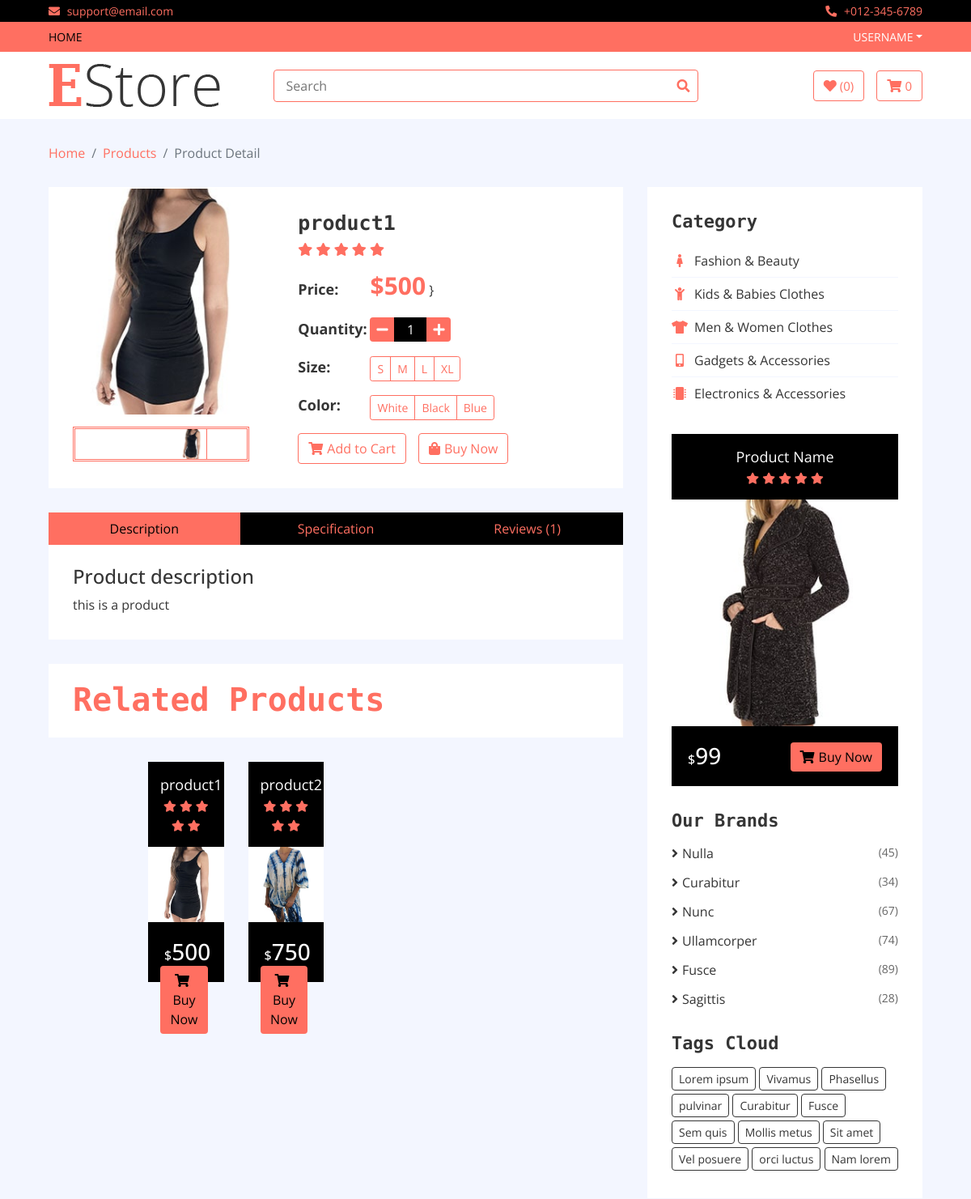
The page /product/product1 (upper part) on the database as committed earlier.
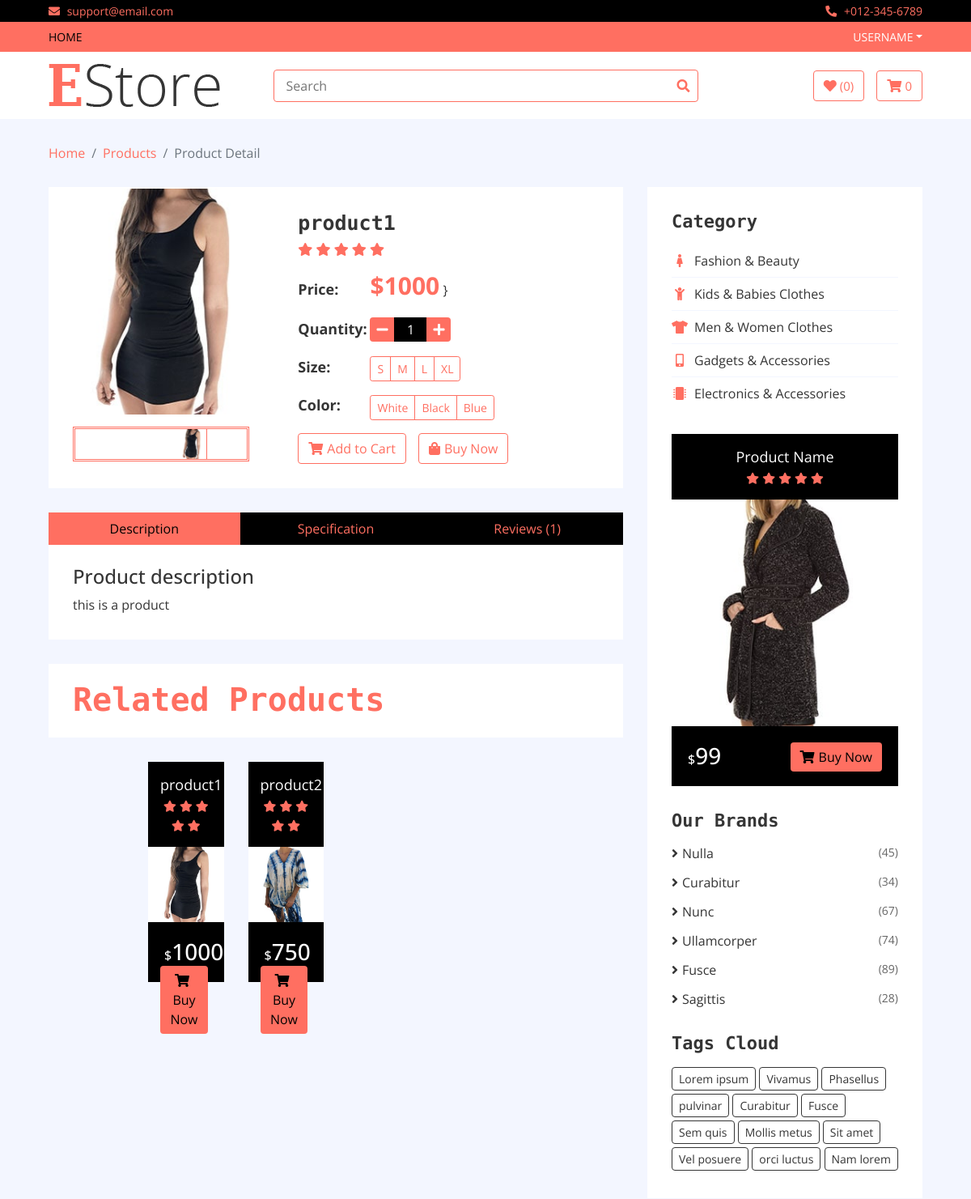
The same page on the database as committed later.
### home/models.py (models this page shows, shortened)
class Product(models.Model):
    name = models.CharField(max_length=300)
    price = models.IntegerField()
    discounted_price = models.IntegerField(default = 0)
    image = models.ImageField(upload_to='media')
    description = models.TextField(blank = True)
    specification = models.TextField(blank = True)
    category = models.ForeignKey(Category, on_delete=models.CASCADE)
    brand = models.ForeignKey(Brand, on_delete=models.CASCADE)
    stock = models.CharField(choices=STOCK , max_length=50)
    labels = models.CharField(choices = LABELS, max_length=50 , blank= True)
    slug = models.CharField(max_length=500 , default="")

### home/views.py (the view)
# urls.py: path('product/<slug>', ProductDetail.as_view(), name='product'),
class ProductDetail(Base):
    def get(self,request,slug):
        self.views['product_detail'] = Product.objects.filter(slug = slug)
        product_category = Product.objects.get(slug=slug).category_id
        self.views['related_products'] = Product.objects.filter(category_id = product_category)
        self.views['count_cart'] = Cart.objects.filter(username= request.user.username , checkout = False).count
        self.views["product_reviews"] = ProductReview.objects.filter(slug=slug)
        return render(request,'product-detail.html',self.views)

### templates/product-detail.html (shortened to what the changed rows need)
{% extends 'base.html'%}
{%load static%}
{%block content%}
        <div class="product-detail">
            <div class="container-fluid">
                <div class="row">
                    {%for product in product_detail%}
                    <div class="col-lg-8">
                        <div class="product-detail-top">
                            <div class="row align-items-center">
                                <div class="col-md-5">
                                    <div class="product-slider-single normal-slider">
                                        <img src="{{product.image.url}}" alt="Product Image">
                                    </div>
                                    <div class="product-slider-single-nav normal-slider">
                                        <div class="slider-nav-img"><img src="{{product.image.url}}" alt="Product Image"></div>
                                    </div>
                                </div>
                                <div class="col-md-7">
                                    <div class="product-content">
                                        <div class="title"><h2>{{product.name}}</h2></div>
                                        <div class="ratting">
                                            <i class="fa fa-star"></i>
                                            <i class="fa fa-star"></i>
                                            <i class="fa fa-star"></i>
                                            <i class="fa fa-star"></i>
                                            <i class="fa fa-star"></i>
                                        </div>
                                        <div class="price">
                                            <h4>Price:</h4>
                                            {%if product.discounted_price > 0 %}
                                            <p>${{product.discounted_price}}<span>${{product.price}}</span></p>
                                            {%else%}
                                            <p>${{product.price}}</p>
                                            {%endif%}}
                                        </div>
                                        <div class="quantity">
                                            <h4>Quantity:</h4>
                                            <div class="qty">
                                                <button class="btn-minus"><i class="fa fa-minus"></i></button>
                                                <input type="text" value="1">
                                                <button class="btn-plus"><i class="fa fa-plus"></i></button>
                                            </div>
                                        </div>
                                        <div class="p-size">
                                            <h4>Size:</h4>
                                            <div class="btn-group btn-group-sm">
                                                <button type="button" class="btn">S</button>
                                                <button type="button" class="btn">M</button>
                                                <button type="button" class="btn">L</button>
                                                <button type="button" class="btn">XL</button>
                                            </div>
                                        </div>
                                        <div class="p-color">
                                            <h4>Color:</h4>
                                            <div class="btn-group btn-group-sm">
                                                <button type="button" class="btn">White</button>
                                                <button type="button" class="btn">Black</button>
                                                <button type="button" class="btn">Blue</button>
                                            </div>
                                        </div>
                                        <div class="action">
                                            <a class="btn" href="#"><i class="fa fa-shopping-cart"></i>Add to Cart</a>
                                            <a class="btn" href="#"><i class="fa fa-shopping-bag"></i>Buy Now</a>
                                        </div>
                                    </div>
                                </div>
                            </div>
                        </div>
                        <div class="row product-detail-bottom">
                            <div class="col-lg-12">
                                <ul class="nav nav-pills nav-justified">
                                    <li class="nav-item">
                                        <a class="nav-link active" data-toggle="pill" href="#description">Description</a>
                                    </li>
                                    <li class="nav-item">
                                        <a class="nav-link" data-toggle="pill" href="#specification">Specification</a>
                                    </li>
                                    <li class="nav-item">
                                        <a class="nav-link" data-toggle="pill" href="#reviews">Reviews (1)</a>
                                    </li>
                                </ul>
                                <div class="tab-content">
                                    <div id="description" class="container tab-pane active">
                                        <h4>Product description</h4>
                                        <p>
                                        {{product.description}}
                                        </p>
                                    </div>
                                </div>
                            </div>
                        </div>
                        <div class="product">
                            <div class="section-header">
                                <h1>Related Products</h1>
                            </div>
                            <div class="row align-items-center product-slider product-slider-3">
                                {%for product in related_products%}
                                <div class="col-lg-3">
                                    <div class="product-item">
                                        <div class="product-title">
                                            <a href="#">{{product.name}}</a>
                                            <div class="ratting">
                                                <i class="fa fa-star"></i>
                                                <i class="fa fa-star"></i>
                                                <i class="fa fa-star"></i>
                                                <i class="fa fa-star"></i>
                                                <i class="fa fa-star"></i>
                                            </div>
                                        </div>
                                        <div class="product-image">
                                            <a href="product-detail.html">
                                                <img src="{{product.image.url}}" alt="Product Image">
                                            </a>
                                        </div>
                                        <div class="product-price">
                                            {%if product.discounted_price > 0 %}
                                            <h3><span>$</span>{{product.discounted_price}}</h3>
                                            {%else%}
                                            <h3><span>$</span>{{product.price}}</h3>
                                            {%endif%}
                                            <a class="btn" href=""><i class="fa fa-shopping-cart"></i>Buy Now</a>
                                        </div>
                                    </div>
                                </div>
                                {%endfor%}
                            </div>
                        </div>
                    </div>
                    {%endfor%}
                    <div class="col-lg-4 sidebar">
                        <div class="sidebar-widget category">
                            <h2 class="title">Category</h2>
                        </div>
                        <div class="sidebar-widget brands">
                            <h2 class="title">Our Brands</h2>
                        </div>
                        <div class="sidebar-widget tag">
                            <h2 class="title">Tags Cloud</h2>
                        </div>
                    </div>
                </div>
            </div>
        </div>
 {%endblock%}

Rows that differ between the two databases and show on the page:
changed Product "product1": price "500" → "1000"
